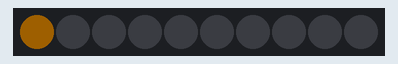
The sketch below on a simulated Arduino Uno, built with avr-gcc and run on an emulated ATmega328P. On the bench: 10 RGB LEDs in strip order, left to right. Dim RGB values are drawn brighter than linear.

Above: at 0.01 s.
At 4.84 s:
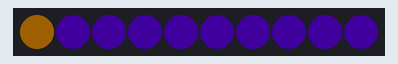
At 9.59 s:
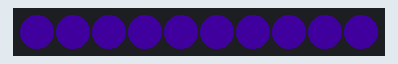
At 20.07 s:
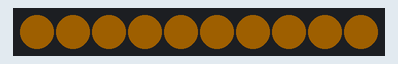
At 29.98 s:
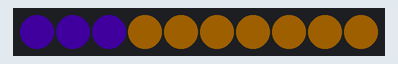
At 39.94 s:
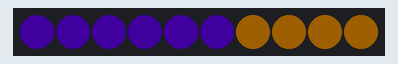

The sketch:

countingNeoPixel_V1.ino
```cpp
//simple sketch to turn on and off each onboard NeoPixel using a for loop
//written for Circuit Playground Classic
//written by David Crittenden 2/22

//setup the NeoPixels
#include <Adafruit_NeoPixel.h>
#define LED_PIN 17
#define LED_COUNT 10
Adafruit_NeoPixel strip(LED_COUNT, LED_PIN, NEO_GRB + NEO_KHZ800);

uint8_t wait = 80;//larger number for slower action

void setup()
{
  strip.begin();//initialize the NeoPixel object
  strip.show();
  strip.setBrightness(30);//(0-255)
}

void loop()
{
  for (uint8_t i = 0; i < strip.numPixels(); i++)
  {
    strip.setPixelColor(i, 255, 150, 0);//turn each NeoPixel on this color
    strip.show();
    delay(wait);//wait between each pixel
  }

  for (uint8_t i = 0; i < strip.numPixels(); i++)
  {
    strip.setPixelColor(i, 100, 0, 255);//turn each NeoPixel on this color
    strip.show();
    delay(wait);//wait between each pixel
  }
}
```
